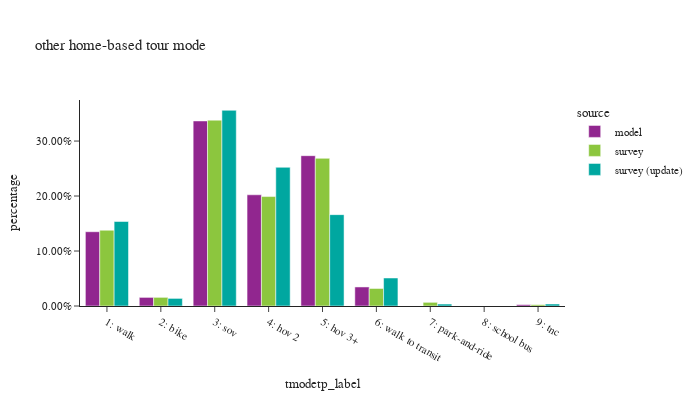

Write notebook code for a chart like this one.
### Code cell
df_plot = hb_tour.groupby(['source','tmodetp_label'])['toexpfac'].sum().reset_index()
df_plot['percentage'] = df_plot.groupby(['source'], group_keys=False)['toexpfac']. \
    apply(lambda x: x / float(x.sum()))

df_plot_ct = hb_tour.groupby(['source','tmodetp_label'])['toexpfac'].count().reset_index(). \
    rename(columns={'toexpfac':'sample count'})
df_plot = df_plot.merge(df_plot_ct, on=['source','tmodetp_label'])

fig = px.bar(df_plot.sort_values(by=['source']), x="tmodetp_label", y="percentage", color="source",
             barmode="group",hover_data=['sample count'],title="other home-based tour mode")
fig.update_layout(height=400, width=700, font=dict(size=11),
                  xaxis = dict(dtick = 1, categoryorder='category ascending'),
                  yaxis=dict(tickformat=".2%"))
fig.show()

### Figure 1 — Plotly figure (JSON) as saved in the notebook; plotly's stock layout.template omitted (floating-point values rounded to 4 significant figures)
{"data": [{"alignmentgroup": "True", "customdata": [[372371], [43111], [927606], [557478], [753538], [95437], [6701]], "hovertemplate": "source=model<br>tmodetp_label=%{x}<br>percentage=%{y}<br>sample count=%{customdata[0]}<extra></extra>", "legendgroup": "model", "marker": {"color": "#91268F", "pattern": {"shape": ""}}, "name": "model", "offsetgroup": "model", "orientation": "v", "showlegend": true, "textposition": "auto", "type": "bar", "x": ["1: walk", "2: bike", "3: sov", "4: hov 2", "5: hov 3+", "6: walk to transit", "9: tnc"], "xaxis": "x", "y": [0.1351, 0.01564, 0.3365, 0.2023, 0.2734, 0.03463, 0.002431], "yaxis": "y"}, {"alignmentgroup": "True", "customdata": [[25], [2], [23], [307], [601], [1168], [1956], [171], [1611]], "hovertemplate": "source=survey<br>tmodetp_label=%{x}<br>percentage=%{y}<br>sample count=%{customdata[0]}<extra></extra>", "legendgroup": "survey", "marker": {"color": "#8CC63E", "pattern": {"shape": ""}}, "name": "survey", "offsetgroup": "survey", "orientation": "v", "showlegend": true, "textposition": "auto", "type": "bar", "x": ["9: tnc", "8: school bus", "7: park-and-ride", "6: walk to transit", "5: hov 3+", "4: hov 2", "3: sov", "2: bike", "1: walk"], "xaxis": "x", "y": [0.002377, 1.198e-05, 0.006679, 0.03186, 0.2686, 0.199, 0.338, 0.01571, 0.1378], "yaxis": "y"}, {"alignmentgroup": "True", "customdata": [[1717], [156], [2088], [1244], [658], [330], [22], [34]], "hovertemplate": "source=survey (update)<br>tmodetp_label=%{x}<br>percentage=%{y}<br>sample count=%{customdata[0]}<extra></extra>", "legendgroup": "survey (update)", "marker": {"color": "#00A7A0", "pattern": {"shape": ""}}, "name": "survey (update)", "offsetgroup": "survey (update)", "orientation": "v", "showlegend": true, "textposition": "auto", "type": "bar", "x": ["1: walk", "2: bike", "3: sov", "4: hov 2", "5: hov 3+", "6: walk to transit", "7: park-and-ride", "9: tnc"], "xaxis": "x", "y": [0.1537, 0.01382, 0.3559, 0.2522, 0.1662, 0.05093, 0.003569, 0.003685], "yaxis": "y"}], "layout": {"barmode": "group", "font": {"size": 11}, "height": 400, "legend": {"title": {"text": "source"}, "tracegroupgap": 0}, "title": {"text": "other home-based tour mode"}, "width": 700, "xaxis": {"anchor": "y", "categoryorder": "category ascending", "domain": [0.0, 1.0], "dtick": 1, "title": {"text": "tmodetp_label"}}, "yaxis": {"anchor": "x", "domain": [0.0, 1.0], "tickformat": ".2%", "title": {"text": "percentage"}}}}
